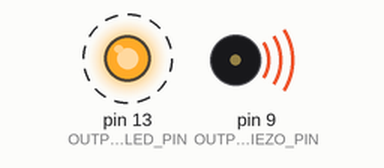
Recording of a sketch running on a simulated Arduino Mega 2560, built with avr-gcc and run on an emulated ATmega2560. Shown: output pins drawn as LEDs (lit = HIGH), buzzer (waves = sounding). Dashed ring = blinking.

Above: at 0.2 s.
Timing chart, 0 to 3.0 s (numbered marks = the images above):
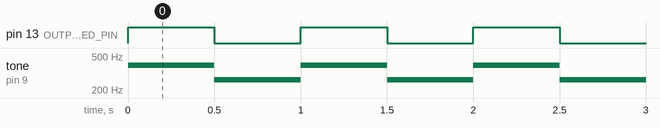

Measured:
- by itself, pin 13 (OUTPUT_LED_PIN): alternates HIGH for 0.50 s and LOW for 0.50 s
- by itself, tone on pin 9 (OUTPUT_PIEZO_PIN): alternates 392 Hz for 0.50 s and 262 Hz for 0.50 s

The sketch:

SimpleSiren.ino
```cpp
/*
 * Demonstrates how to make a simple siren using a piezo
 *
 * By Jon E. Froehlich
 * @jonfroehlich
 * http://makeabilitylab.io
 *
 * For a walkthrough and circuit diagram, see:
 * https://makeabilitylab.github.io/physcomp/arduino/piano
 *
 * Note: Use of the tone() function will interfere with PWM output on pins 3 and 11
 * (on boards other than the Mega). See:
 * https://www.arduino.cc/reference/en/language/functions/advanced-io/tone/
 *
 */
const int OUTPUT_PIEZO_PIN = 9; // hook up one piezo leg to GND, other leg to Pin 9
const int OUTPUT_LED_PIN = LED_BUILTIN; // we'll flash an LED on/off with the sound
const int SOUND_DURATION_MS = 500; // duration to play each siren part

void setup() {
  pinMode(OUTPUT_PIEZO_PIN, OUTPUT);
  pinMode(OUTPUT_LED_PIN, OUTPUT);
}

void loop() {

  // tone() generates a square wave of the specified frequency
  // (and 50% duty cycle) on a pin.
  tone(OUTPUT_PIEZO_PIN, 392);
  digitalWrite(OUTPUT_LED_PIN, HIGH);
  delay(SOUND_DURATION_MS);

  tone(OUTPUT_PIEZO_PIN, 262);
  digitalWrite(OUTPUT_LED_PIN, LOW);
  delay(SOUND_DURATION_MS);
}
```
